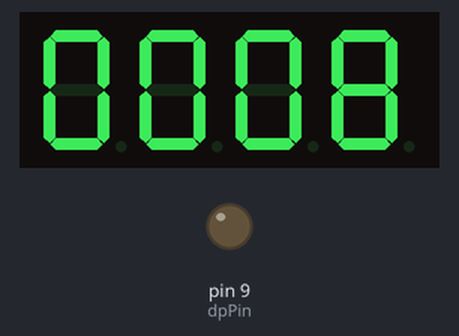
The sketch below on a simulated Arduino Uno, built with avr-gcc and run on an emulated ATmega328P. Parts: 4-digit seven-segment display, output pins drawn as LEDs (lit = HIGH). Wiring (inferred from the names in the program): 4-digit 7-segment display, segments lit when HIGH: segments pin 8, pin 7, pin 6, pin 5, pin 4, pin 3, pin 2; digit selects pin 12, pin 13, pin 11, pin 10. The segment pins are drawn as the display they are named for; pins used as bus, display or sensor lines are not drawn.

Above: at 0.25 s.
At 4.73 s:
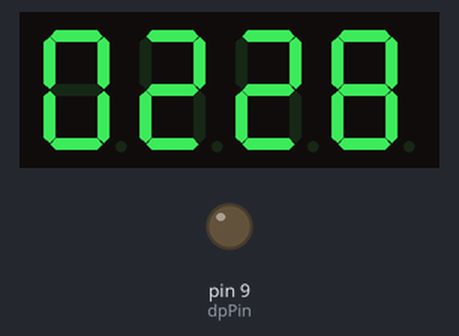
At 10.43 s:
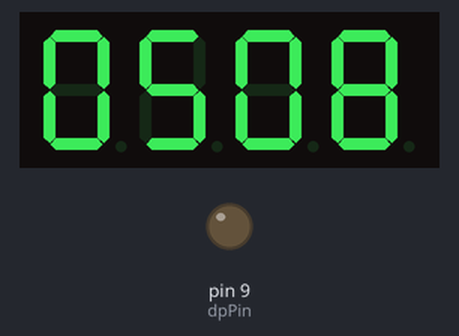
At 19.59 s:
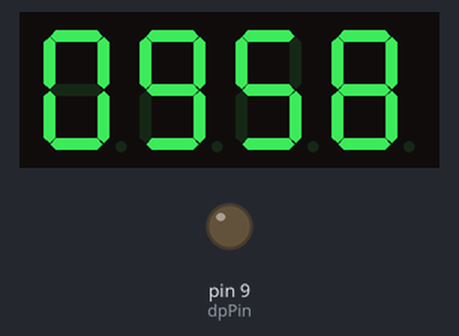
At 28.75 s:
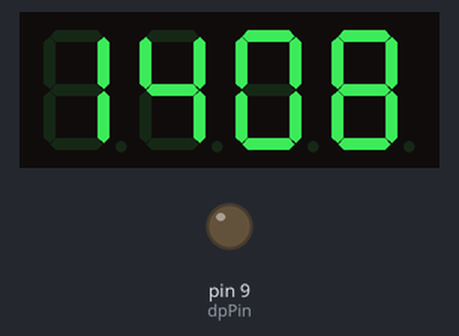
At 39.13 s:
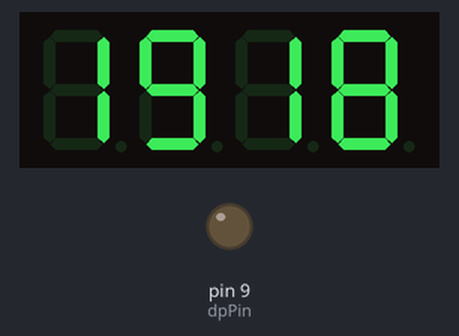

The sketch:

SevenSegTinker.ino
```cpp
/*
 * Program for experimenting with seven-segment LED displays
 * Author: David Bryant (david@orangemoose.com)
 * Date: 23 March 2014
 *
 * Functionally all this sketch does is display a counter.  Nothing fancy...
 *
 * This version takes the most basic approach.  Every segment in the display is driven by
 * a separate Arduino pin, and each digit is controlled by its own pin.  That means using
 * every digital pin on an Arduino Uno (not including pins 0 and 1 as they're used for serial
 * data TX/RX in most settings).
 *
 * The main loop handles refreshing the display every time through, though it is
 * also incrementing a counter to be displayed every time through.  This likely wouldn't be
 * practical for any non-trivial application, but it is fine for learning how to manipulate
 * seven-segment displays.
 *
 * Written to work with a four digit display, and though it wouldn't be hard to expand that
 * it requires more work than just changing the DIGITS value below...
 *
 */

const byte SEGMENT_ON = HIGH;
const byte SEGMENT_OFF = LOW;
const byte DIGIT_ON = LOW;
const byte DIGIT_OFF = HIGH;

#define SEGMENTS 7
#define DIGITS   4

const byte segPinMap[SEGMENTS] = {8,7,6,5,4,3,2}; // a, b, c, d, e, f, g
const byte digitMap[DIGITS] = {12,13,11,10};   // left to right
const byte dpPin = 9; // decimal point pin

const PROGMEM byte SevenSegMap[16] =
{
     // Hex digits
     B11111100, B01100000, B11011010, B11110010,   // 0123
     B01100110, B10110110, B10111110, B11100000,   // 4567
     B11111110, B11110110, B11101110, B00111110,   // 89AB
     B00011010, B01111010, B10011110, B10001110,   // CDEF

};

void setup()
{
  int i;

  // Initialize pins as outputs
  for(i=0;i<DIGITS;i++) {
    pinMode(digitMap[i],OUTPUT);
  }
  for(i=0;i<SEGMENTS;i++) {
    pinMode(segPinMap[i],OUTPUT);
  }
  pinMode(dpPin,OUTPUT);

  // turn all digits off
  for(int i=0;i<DIGITS;i++) {
    digitalWrite(digitMap[i],DIGIT_OFF);
  }
}

int val = 0;

void loop()
{
  if(val > 9999) val = 0;
  showNumber(val);
  val++;
}

void showNumber(int n)
{
  int d1,d2,d3,d4;

  if(n < 0) n =0;
  if(n > 9999) n = 9999;
  d1 = (int) n/1000;
  n  = n - (d1*1000);
  d2 = (int) n/100;
  n  = n - (d2*100);
  d3 = (int)n/10;
  d4 = n%10;

  setDigit(0,d1);
  setDigit(1,d2);
  setDigit(2,d3);
  setDigit(3,d4);
}

// Display a numeric value (0-9) on a digit (0-3).
void setDigit(int d,int n)
{
  int i, mask;

  // Turn all the digits off. Note that we turn all digits off
  // then just set the right segments and re-illuminate one digit
  // so this only works if the main loop is sweeping through the
  // digits fast enough such that users don't see the digits flickering
  for(int i=0;i<DIGITS;i++) {
    digitalWrite(digitMap[i],DIGIT_OFF);
  }

  // Fetch the right segment mask for this particular numeric value
  mask = pgm_read_byte(SevenSegMap + n);

  // Sweep through the mask for this digit and turn on segments
  // that need to be illuminated
  for(i=0;i<8;i++) {
    if(mask & (B10000000 >>i)) {
      digitalWrite(segPinMap[i],SEGMENT_ON);
    }
    else {
      digitalWrite(segPinMap[i],SEGMENT_OFF);
    }
  }
  // Now that all the segment lines are set correctly, turn the
  // target digit back on.
  digitalWrite(digitMap[d],DIGIT_ON);  // Enable digit
  delay(5);
}
```
